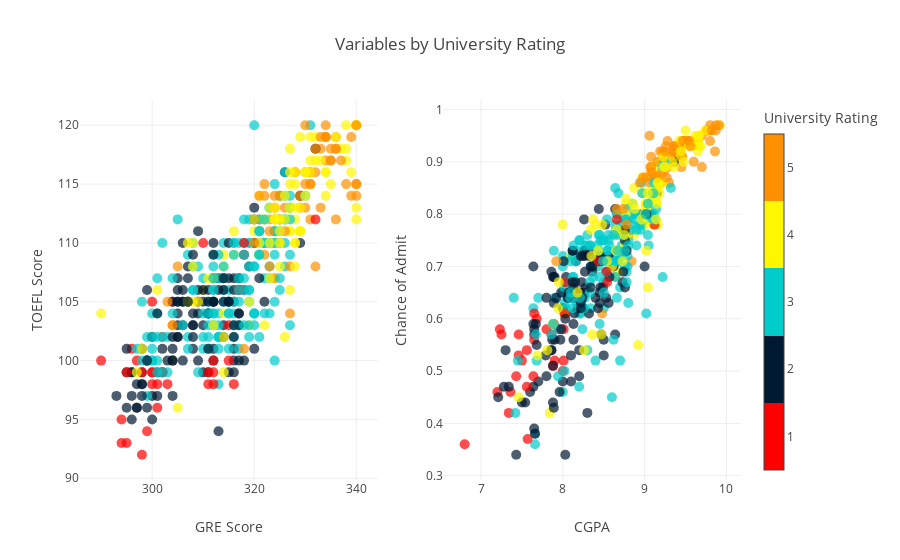

Source (notebook cell):
### Markdown cell above
#### Continuous variables by `University Rating`
The chance of admissino, however, needs to be interpreted based on the `University Rating`. Students with the same academic profiles will definitely have difference chance of admission to different universities.

Students with high academic scores tend to apply to universities with *Rating 5*. On the other hand, universities with *Rating 1* is popular among students with low academic scores.

### Code cell
color_names = ['','1','2','3','4','5']
color_vals = list(range(len(color_names)))
num_colors = len(color_vals)
colorscale = [
[0, 'rgb(255,0,0)'], #1
[1/5, 'rgb(255,0,0)'],
[1/5, 'rgb(0,25,51)'], #2
[2/5, 'rgb(0,25,51)'],
[2/5, 'rgb(0,204,204)'], #3
[3/5, 'rgb(0,204,204)'],
[3/5, 'rgb(255,247,0)'], #4
[4/5, 'rgb(255,247,0)'],
[4/5, 'rgb(255,145,0)'], #5
[5/5, 'rgb(255,145,0)']]
cmin = 0.5
cmax = num_colors-0.5

trace0=go.Scatter(x=ga_df['GRE Score'],y=ga_df['TOEFL Score'],mode='markers',
                  marker=dict(size=10,color=ga_df['University Rating'],colorscale=colorscale,
                              cmin=cmin,cmax=cmax,opacity=0.7))
trace1=go.Scatter(x=ga_df['CGPA'],y=ga_df['Chance of Admit'],mode='markers',
                 marker=dict(size=10,color=ga_df['University Rating'],colorscale=colorscale,
                             cmin=cmin,cmax=cmax,opacity=0.7,
                             colorbar=dict(
                                 title='University Rating',
                                 tickvals= color_vals,
                                 ticktext= color_names,
                                 thickness=20)))
fig=tools.make_subplots(1,2,subplot_titles=('',''))
fig.append_trace(trace0,1,1)
fig.append_trace(trace1,1,2)

fig['layout']['xaxis1'].update(title='GRE Score')
fig['layout']['yaxis1'].update(title='TOEFL Score')
fig['layout']['xaxis2'].update(title='CGPA')
fig['layout']['yaxis2'].update(title='Chance of Admit')
fig.layout.update(title='Variables by University Rating',showlegend=False)
iplot(fig)

### Figure 1 — Plotly figure (JSON) as saved in the notebook; plotly's stock layout.template omitted (floating-point values rounded to 4 significant figures; data arrays with more than 128 entries replaced by an {"elided": "..."} marker saying what was removed)
{"data": [{"marker": {"cmax": 5.5, "cmin": 0.5, "color": {"elided": "500 int values"}, "colorscale": [[0, "rgb(255,0,0)"], [0.2, "rgb(255,0,0)"], [0.2, "rgb(0,25,51)"], [0.4, "rgb(0,25,51)"], [0.4, "rgb(0,204,204)"], [0.6, "rgb(0,204,204)"], [0.6, "rgb(255,247,0)"], [0.8, "rgb(255,247,0)"], [0.8, "rgb(255,145,0)"], [1, "rgb(255,145,0)"]], "opacity": 0.7, "size": 10}, "mode": "markers", "type": "scatter", "uid": "b8ad2f7d-f779-4936-acce-5714444e1afc", "x": {"elided": "500 int values"}, "xaxis": "x", "y": {"elided": "500 int values"}, "yaxis": "y"}, {"marker": {"cmax": 5.5, "cmin": 0.5, "color": {"elided": "500 int values"}, "colorbar": {"thickness": 20, "ticktext": ["", "1", "2", "3", "4", "5"], "tickvals": [0, 1, 2, 3, 4, 5], "title": {"text": "University Rating"}}, "colorscale": [[0, "rgb(255,0,0)"], [0.2, "rgb(255,0,0)"], [0.2, "rgb(0,25,51)"], [0.4, "rgb(0,25,51)"], [0.4, "rgb(0,204,204)"], [0.6, "rgb(0,204,204)"], [0.6, "rgb(255,247,0)"], [0.8, "rgb(255,247,0)"], [0.8, "rgb(255,145,0)"], [1, "rgb(255,145,0)"]], "opacity": 0.7, "size": 10}, "mode": "markers", "type": "scatter", "uid": "7da1ab3f-6173-4b62-bfd9-04e10638e52c", "x": {"elided": "500 float values"}, "xaxis": "x2", "y": {"elided": "500 float values"}, "yaxis": "y2"}], "layout": {"showlegend": false, "title": {"text": "Variables by University Rating"}, "xaxis": {"anchor": "y", "domain": [0, 0.45], "title": {"text": "GRE Score"}}, "xaxis2": {"anchor": "y2", "domain": [0.55, 1], "title": {"text": "CGPA"}}, "yaxis": {"anchor": "x", "domain": [0, 1], "title": {"text": "TOEFL Score"}}, "yaxis2": {"anchor": "x2", "domain": [0, 1], "title": {"text": "Chance of Admit"}}}}
